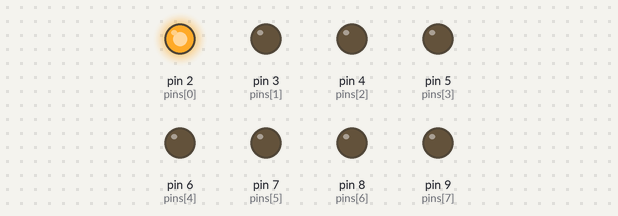
Simulated run of this sketch. Board: Arduino Uno, built with avr-gcc and run on an emulated ATmega328P. On the bench: output pins drawn as LEDs (lit = HIGH).

Above: at 0.5 s.
At 2.5 s:
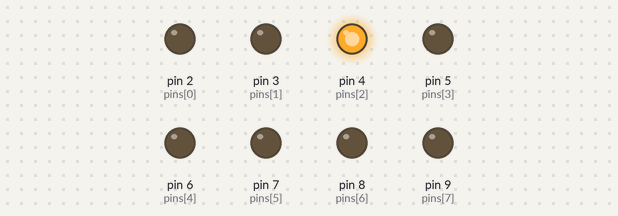
At 3.5 s:
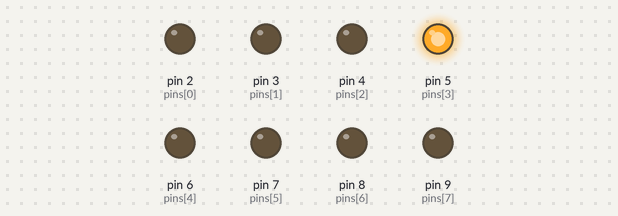
At 4.5 s:
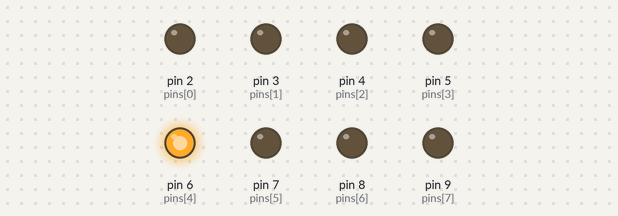
At 6.5 s:
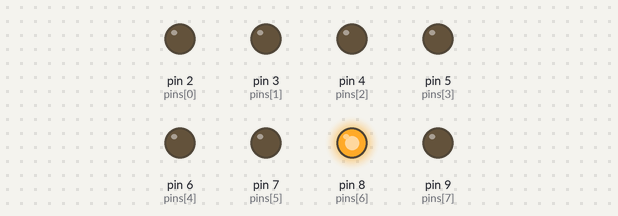
At 9.5 s:
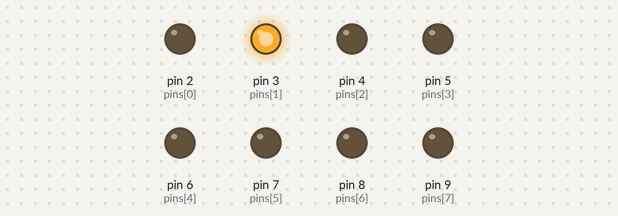
Timing chart, 0 to 10.4 s (numbered marks = the images above):
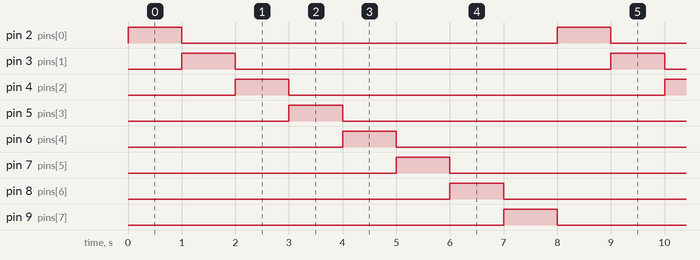

Measured:
- by itself, pin 2 (pins[0]), pin 3 (pins[1]), pin 4 (pins[2]), pin 5 (pins[3]), pin 6 (pins[4]), pin 7 (pins[5]), pin 8 (pins[6]), pin 9 (pins[7]): alternates HIGH for 1.0 s and LOW for 7.0 s
- by itself, everything shown: repeats every 8.0 s, in 9 steps

The sketch:

frantic_gaaris_krunk1.ino
```cpp
// C++ code
//
byte pins[8]={2, 3, 4, 5,6,7,8,9};

void setup()
{
  for (byte i = 0; i < 8; ++i) {
   pinMode(pins[i], OUTPUT);
  }
}

void loop()
{
  for(byte i = 0; i < sizeof(pins); i++){
  	digitalWrite(pins[i], HIGH);
	delay(1000);
    digitalWrite(pins[i], LOW);
  }
}
```
